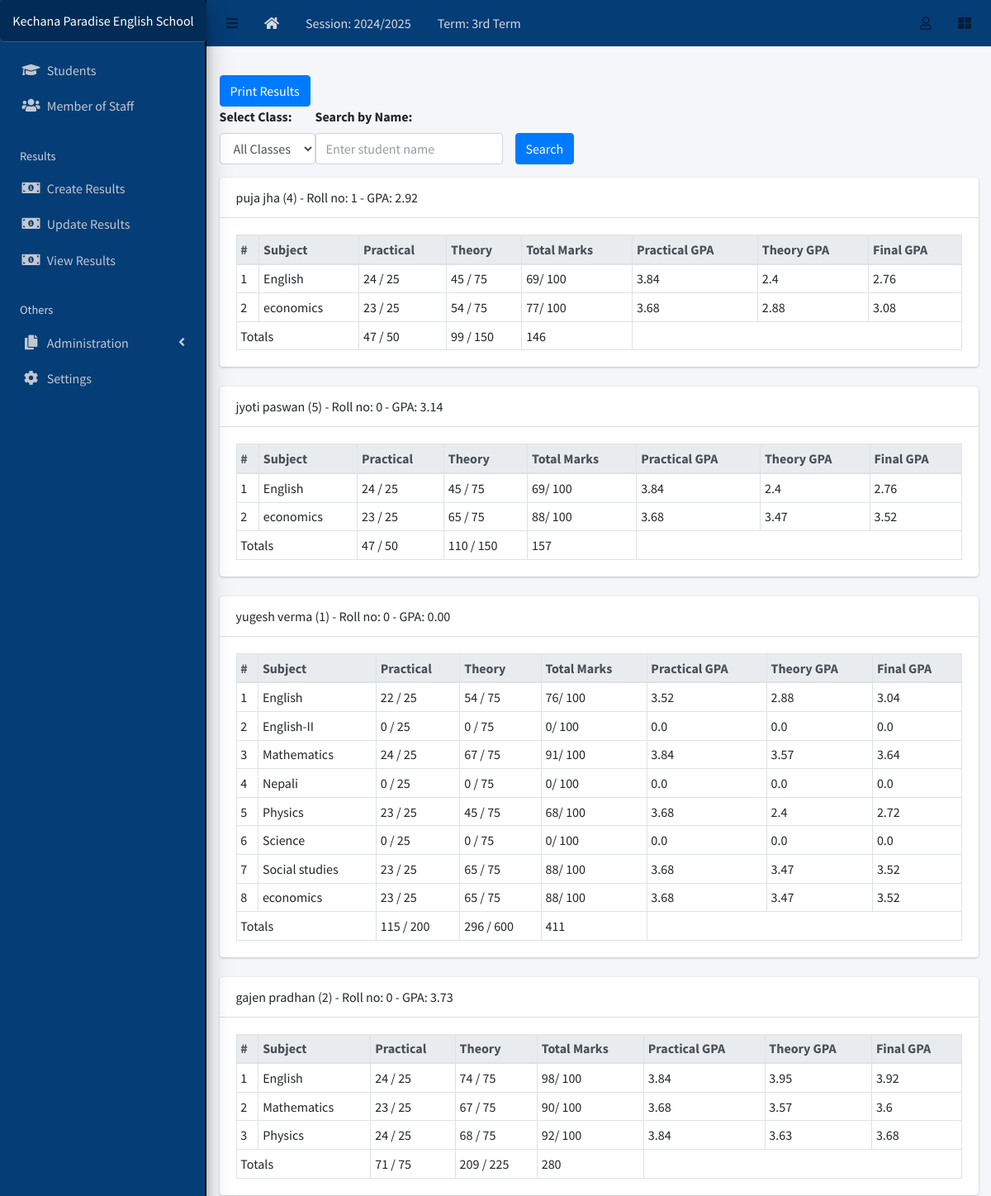
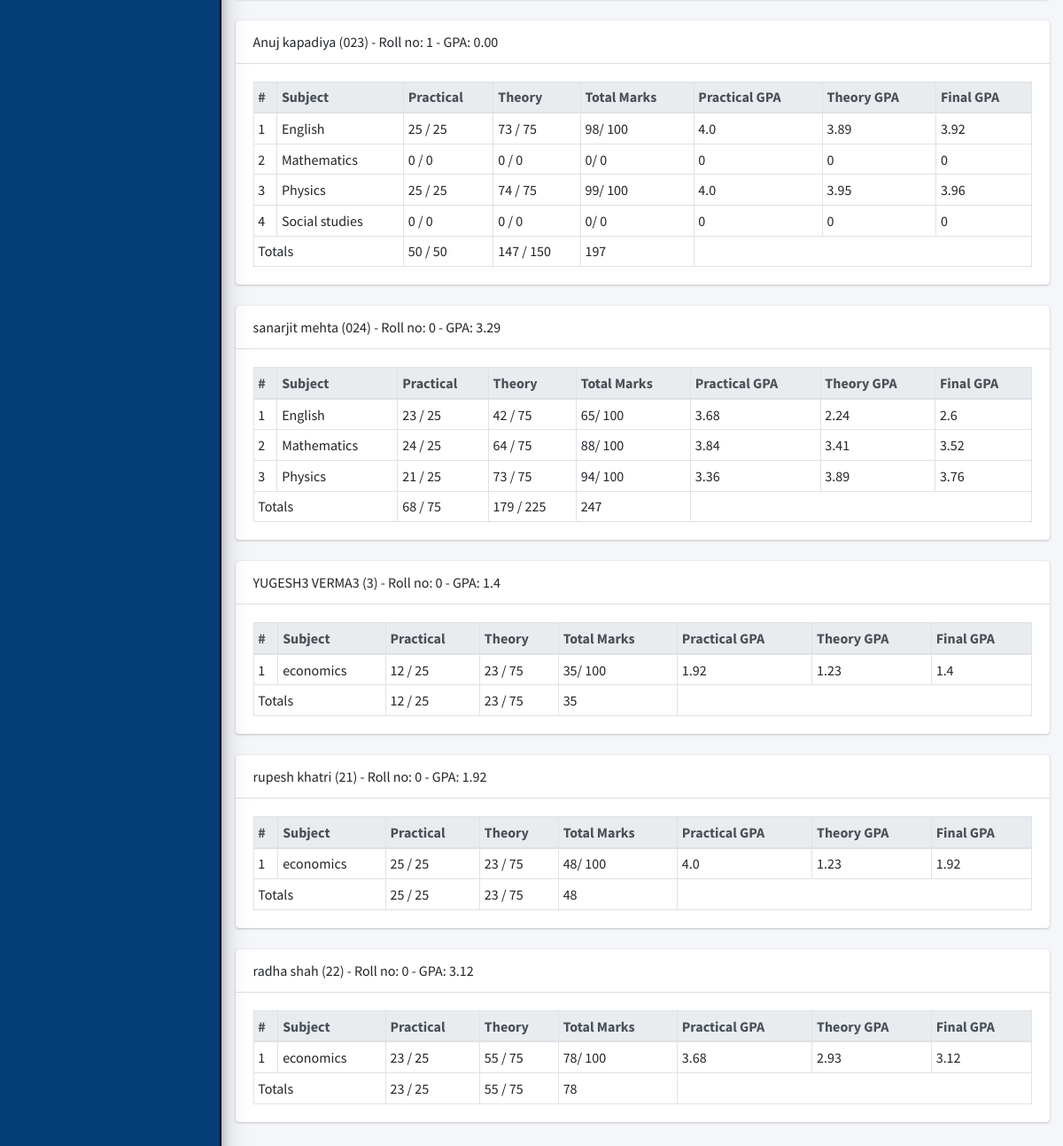
The app's page /result/view/all with its own data (2 pictures, top to bottom).
### apps/corecode/models.py (models this page shows, shortened)
class AcademicSession(models.Model):
    name = models.CharField(max_length=200, unique=True)
    current = models.BooleanField(default=True)
    class Meta:
        ordering = ["-name"]

class AcademicTerm(models.Model):
    name = models.CharField(max_length=20, unique=True)
    current = models.BooleanField(default=True)
    class Meta:
        ordering = ["name"]

class SiteConfig(models.Model):
    key = models.SlugField()
    value = models.CharField(max_length=200)

class Subject(models.Model):
    name = models.CharField(max_length=200, unique=True)
    class Meta:
        ordering = ["name"]

### apps/students/models.py (models this page shows, shortened)
class Student(models.Model):
    STATUS_CHOICES = [("active", "Active"), ("inactive", "Inactive")]
    GENDER_CHOICES = [("male", "Male"), ("female", "Female")]
    current_status = models.CharField(
        max_length=10, choices=STATUS_CHOICES, default="active"
    )
    registration_number = models.CharField(max_length=200, unique=True, blank=True)
    firstname = models.CharField(max_length=200)
    other_name = models.CharField(max_length=200, blank=True)
    surname = models.CharField(max_length=200)
    roll_no = models.IntegerField(blank=True, null=True, default=0)
    attendance = models.IntegerField(blank=True, null=True, default=0)
    gender = models.CharField(max_length=10, choices=GENDER_CHOICES, default="male")
    date_of_birth = models.DateField(default=timezone.now)
    current_class = models.ForeignKey(StudentClass,on_delete=models.SET_NULL,related_name='students',null=True, blank=True
    )
    date_of_admission = models.DateField(default=timezone.now)
    mobile_num_regex = RegexValidator(
        regex="^[0-9]{10,15}$", message="Entered mobile number isn't in a right format!"
    )
    parent_mobile_number = models.CharField(
        validators=[mobile_num_regex], max_length=13, blank=True
    )
    address = models.TextField(blank=True)
    others = models.TextField(blank=True)
    passport = models.ImageField(blank=True, upload_to="students/passports/")
    class Meta:
        ordering = ["firstname", "other_name", "surname"]
    def __str__(self):
        return f"{self.firstname} {self.other_name} {self.surname}  ({self.registration_number})"

### apps/result/views.py (the view)
# urls.py: path("view/all", ResultListView.as_view(), name="view-results"),
class ResultListView(View):
    def get(self, request, *args, **kwargs):
        search_query = request.GET.get("search", "")
        class_id = request.GET.get("class_id")  # Get class_id from query parameter
        results = Result.objects.select_related('student', 'subject', 'current_class')
        if class_id:
            try:
                results = results.filter(current_class_id=class_id)  # Ensure class_id is an integer
            except ValueError:
                results = results.none()  # Return no results for invalid class_id
        if search_query:
            results = results.filter(
                Q(student__surname__icontains=search_query) |
                Q(student__firstname__icontains=search_query) |
                Q(student__other_name__icontains=search_query)
            )  # Case-insensitive search
        all_classes = StudentClass.objects.all()
        student_results = {}
        for result in results:
            student_id = result.student.id
            if student_id not in student_results:
                student_results[student_id] = {
                    "student": result.student,
                    "subjects": [],
                    "total_obt_pract_score": 0,
                    "total_obt_theory_score": 0,
                    "total_full_pract_score": 0,
                    "total_full_theory_score": 0,
                    "is_absent": False,
                }
            pract_grade = calculate_grade(result.obt_pract_score, result.full_pract_score)
            theory_grade = calculate_grade(result.obt_theory_score, result.full_theory_score)
            if theory_grade == 0.00:
                student_results[student_id]["is_absent"] = True
            total_obtained_score = result.obt_pract_score + result.obt_theory_score
            total_full_score = result.full_pract_score + result.full_theory_score
            total_grade = calculate_grade(total_obtained_score, total_full_score)
            student_results[student_id]["subjects"].append({
                "subject": result.subject.name,
                "obt_pract_score": result.obt_pract_score,
                "obt_theory_score": result.obt_theory_score,
                "full_pract_score": result.full_pract_score,
                "full_theory_score": result.full_theory_score,
                "pract_grade": pract_grade,
                "theory_grade": theory_grade,
                "total_grade": total_grade,
            })
            student_results[student_id]["total_obt_pract_score"] += result.obt_pract_score
            student_results[student_id]["total_obt_theory_score"] += result.obt_theory_score
            student_results[student_id]["total_full_pract_score"] += result.full_pract_score
            student_results[student_id]["total_full_theory_score"] += result.full_theory_score
        for student_id, data in student_results.items():
            if data["is_absent"]:
                data["final_grade"] = "0.00"
            else:
                total_obtained = data["total_obt_pract_score"] + data["total_obt_theory_score"]
                total_full = data["total_full_pract_score"] + data["total_full_theory_score"]
                data["final_grade"] = calculate_grade(total_obtained, total_full)
        context = {
            "results": student_results,
            "all_classes": all_classes,
            "selected_class_id": int(class_id) if class_id else "",
            "search": search_query,  # Pass search query to template
        }
        return render(request, "result/all_results.html", context)

### apps/corecode/context_processors.py (called while the page is built)
def site_defaults(request):
    current_session = AcademicSession.objects.get(current=True)
    current_term = AcademicTerm.objects.get(current=True)
    vals = SiteConfig.objects.all()
    contexts = {
        "current_session": current_session.name,
        "current_term": current_term.name,
    }
    for val in vals:
        contexts[val.key] = val.value
    return contexts

### apps/result/views.py (called while the page is built)
def calculate_grade(obtained, full):
    if full > 0:
        return round((obtained * 4) / full, 2)  # Formula: (Obtained * 4) / Full
    return 0  # Avoid division by zero

### apps/result/templates/result/all_results.html (shortened to what this page needs)
{% extends 'base.html' %}
{% block fullcard %}
<button class="btn btn-primary" onclick="window.location.href='{% url 'print_results' %}?class_id={{ selected_class_id }}&search={{ search }}'">
  Print Results
</button>
<div class="d-flex">
  <div class="mb-3">
    <form method="get" action="">
      <label for="classSelect">Select Class:</label>
      <select id="classSelect" name="class_id" class="form-control" onchange="this.form.submit()">
        <option value="">All Classes</option>
      </select>
    </form>
  </div>
  <div class="mb-3 ">
    <form method="get" action="{% url 'view-results' %}">
      <label for="search">Search by Name:</label>
      <div class="row gx-2 align-items-center">
        <div class="col">
          <input
            type="text"
            id="search"
            name="search"
            class="form-control"
            value="{{ request.GET.search }}"
            placeholder="Enter student name"
          />
        </div>
        <div class="col-auto">
          <button type="submit" class="btn btn-primary">Search</button>
        </div>
      </div>
    </form>
  </div>
</div>
<div id="table">
  {% for key, result in results.items %}
    <div class="card mb-4">
      <div class="card-header">
        {{ result.student }} - Roll no: {{result.student.roll_no}} - GPA: {{ result.final_grade }}
      </div>
      <div class="card-body">
        <table class="table table-bordered table-sm">
          <thead class="thead-light">
            <tr>
              <th>#</th>
              <th>Subject</th>
              <th>Practical</th>
              <th>Theory</th>
              <th>Total Marks</th>
              <th>Practical GPA</th>
              <th>Theory GPA</th>
              <th>Final GPA</th>
            </tr>
          </thead>
          <tbody>
            {% for subject in result.subjects %}
              <tr>
                <td>{{ forloop.counter }}</td>
                <td>{{ subject.subject }}</td>
                <td>{{ subject.obt_pract_score }} / {{ subject.full_pract_score }}</td>
                <td>{{ subject.obt_theory_score }} / {{ subject.full_theory_score }}</td>
                <td>{{ subject.obt_pract_score|add:subject.obt_theory_score }}/ {{ subject.full_pract_score|add:subject.full_theory_score }}</td>
                <td>{{ subject.pract_grade }}</td>
                <td>{{ subject.theory_grade }}</td>
                <td>{{ subject.total_grade }}</td>
              </tr>
            {% endfor %}
          </tbody>
          <tfoot>
            <tr>
              <td colspan="2">Totals</td>
              <td>{{ result.total_obt_pract_score }} / {{ result.total_full_pract_score }}</td>
              <td>{{ result.total_obt_theory_score }} / {{ result.total_full_theory_score }}</td>
              <td>{{ result.total_obt_pract_score|add:result.total_obt_theory_score }}</td>
              <td colspan="3"></td>
            </tr>
          </tfoot>
        </table>
      </div>
    </div>
  {% endfor %}
</div>
{% endblock %}

### templates/base.html (shortened to what this page needs)
{% load static %}
<!DOCTYPE html>
<html lang="en">
<head>
  <link rel="stylesheet" href="{% static 'plugins/fontawesome-free/css/all.min.css' %}">
  <link rel="stylesheet" href="{% static 'plugins/toastr/toastr.min.css' %}">
  <link rel="stylesheet"
    href="{% static 'plugins/overlayScrollbars/css/OverlayScrollbars.min.css' %}">
  <link rel="stylesheet" href="{% static 'plugins/Datatables/datatables.min.css' %}" />
  <link rel="stylesheet" href="{% static 'dist/css/adminlte.min.css' %}">
<link rel="stylesheet" href="https://cdn.datatables.net/buttons/2.2.3/css/buttons.dataTables.min.css" />
</head>
<body
  class="hold-transition sidebar-mini layout-fixed layout-navbar-fixed layout-footer-fixed">
  <div class="wrapper">
    <nav class="main-header navbar navbar-expand navbar-white navbar-light">
      <ul class="navbar-nav">
        <li class="nav-item">
          <a class="nav-link" data-widget="pushmenu" href="#" role="button"><i
              class="fas fa-bars"></i></a>
        </li>
        <li class="nav-item d-none d-sm-inline-block">
          <a href="{% url 'home' %} " class="nav-link" style="color: rgb(218, 216, 222);"><i class="fa fa-home"></i></a>
        </li>
        <li class="nav-item d-none d-sm-inline-block">
          <a href="{% url 'current-session' %}" class="nav-link" style="color: rgb(218, 216, 222);">Session: {{ current_session }}</a>
        </li>
        <li class="nav-item d-none d-sm-inline-block">
          <a href="{% url 'current-session' %}" class="nav-link" style="color: rgb(218, 216, 222);">Term: {{ current_term }}</a>
        </li>
      </ul>
      <ul class="navbar-nav ml-auto" style="color: rgb(218, 216, 222);">
        <li class="nav-item dropdown">
          <a class="nav-link" data-toggle="dropdown" href="#">
            <i class="far fa-user"></i>
          </a>
        </li>
        <li class="nav-item">
          <a class="nav-link" data-widget="control-sidebar" data-slide="true"
            href="#" role="button"><i class="fas fa-th-large"></i></a>
        </li>
      </ul>
    </nav>
    <aside class="main-sidebar sidebar-dark-primary elevation-4" >
      <a href="{% url 'home' %}" class="brand-link" style="background-color:rgb(2, 44, 85); color: white; padding: 13px; text-align: center; border-radius: 5px; font-size: 16px;">
        {{ school_name | default:"MySchool" }}
      </a>
      <div class="sidebar">
        <nav class="mt-2">
          <ul class="nav nav-pills nav-sidebar flex-column"
            data-widget="treeview" role="menu" data-accordion="false">
            <li class="nav-item">
              <a href="{% url 'student-list' %}" class="nav-link">
                <i class="nav-icon fas fa-graduation-cap"></i>
                <p>
                  Students
                </p>
              </a>
            </li>
            <li class="nav-item">
              <a href="{% url 'staff-list' %}" class="nav-link">
                <i class="nav-icon fas fa-users"></i>
                <p>
                  Member of Staff
                </p>
              </a>
            </li>
            <li class="nav-header">Results</li>
            <li class="nav-item">
              <a href="{% url 'create-result' %}" class="nav-link">
                <i class="nav-icon fas fa-money-bill-alt"></i>
                <p>
                  Create Results
                </p>
              </a>
            </li>
            <li class="nav-item">
              <a href="{% url 'edit-results' %}" class="nav-link">
                <i class="nav-icon fas fa-money-bill-alt"></i>
                <p>
                  Update Results
                </p>
              </a>
            </li>
            <li class="nav-item">
              <a href="{% url 'view-results' %}" class="nav-link">
                <i class="nav-icon fas fa-money-bill-alt"></i>
                <p>
                  View Results
                </p>
              </a>
            </li>
            <li class="nav-header">Others</li>
            <li class="nav-item has-treeview">
              <a href="#" class="nav-link">
                <i class="nav-icon fas fa-copy"></i>
                <p>
                  Administration
                  <i class="fas fa-angle-left right"></i>
                </p>
              </a>
            </li>
            <li class="nav-item">
              <a href="{% url 'configs' %}" class="nav-link">
                <i class="nav-icon fas fa-cog"></i>
                <p>
                  Settings
                </p>
              </a>
            </li>
          </ul>
        </nav>
      </div>
    </aside>
    <div class="content-wrapper">
      <section class="content-header">
      </section>
      <section class="content">
        <div class="container-fluid">
          <div class="row">
            <div class="col-md-12">
              {% block fullcard %}{% endblock fullcard %}
            </div>
          </div>
        </div>
      </section>
    </div>
  </div>
</body>
</html>

### templates/base.html (style rules this page uses)
.main-sidebar { background-color:rgb(5, 61, 118); border-right: 2px solid black; }
.main-header { background-color:rgb(5, 61, 118); color: rgb(218, 216, 222); }

### records on screen
AcademicSession: name "2024/2025"
AcademicTerm: name "3rd Term"
SiteConfig: value "Kechana Paradise English School"
Student: student "puja jha (4)", student.roll_no "1", final_grade "2.92", obt_pract_score "24" "23", full_pract_score "25" "25", obt_theory_score "45" "54", full_theory_score "75" "75", obt_pract_score|add "69" "77", full_pract_score|add "100" "100", pract_grade "3.84" "3.68", theory_grade "2.4" "2.88", total_grade "2.76" "3.08", total_obt_pract_score "47", total_full_pract_score "50", total_obt_theory_score "99", total_full_theory_score "150", total_obt_pract_score|add "146"
Subject: subject "English" "English" "English" "English" "English" "English"
Subject: subject "economics" "economics" "economics" "economics" "economics" "economics"
Student: student "jyoti paswan (5)", student.roll_no "0", final_grade "3.14", obt_pract_score "24" "23", full_pract_score "25" "25", obt_theory_score "45" "65", full_theory_score "75" "75", obt_pract_score|add "69" "88", full_pract_score|add "100" "100", pract_grade "3.84" "3.68", theory_grade "2.4" "3.47", total_grade "2.76" "3.52", total_obt_pract_score "47", total_full_pract_score "50", total_obt_theory_score "110", total_full_theory_score "150", total_obt_pract_score|add "157"
Student: student "yugesh verma (1)", student.roll_no "0", final_grade "0.00", obt_pract_score "22" "0" "24" "0" "23" "0" "23" "23", full_pract_score "25" "25" "25" "25" "25" "25" "25" "25", obt_theory_score "54" "0" "67" "0" "45" "0" "65" "65", full_theory_score "75" "75" "75" "75" "75" "75" "75" "75", obt_pract_score|add "76" "0" "91" "0" "68" "0" "88" "88", full_pract_score|add "100" "100" "100" "100" "100" "100" "100" "100", pract_grade "3.52" "0.0" "3.84" "0.0" "3.68" "0.0" "3.68" "3.68", theory_grade "2.88" "0.0" "3.57" "0.0" "2.4" "0.0" "3.47" "3.47", total_grade "3.04" "0.0" "3.64" "0.0" "2.72" "0.0" "3.52" "3.52", total_obt_pract_score "115", total_full_pract_score "200", total_obt_theory_score "296", total_full_theory_score "600", total_obt_pract_score|add "411"
Subject: subject "English-II"
Subject: subject "Mathematics" "Mathematics" "Mathematics" "Mathematics"
Subject: subject "Nepali"
Subject: subject "Physics" "Physics" "Physics" "Physics"
Subject: subject "Science"
Subject: subject "Social studies" "Social studies"
Student: student "gajen pradhan (2)", student.roll_no "0", final_grade "3.73", obt_pract_score "24" "23" "24", full_pract_score "25" "25" "25", obt_theory_score "74" "67" "68", full_theory_score "75" "75" "75", obt_pract_score|add "98" "90" "92", full_pract_score|add "100" "100" "100", pract_grade "3.84" "3.68" "3.84", theory_grade "3.95" "3.57" "3.63", total_grade "3.92" "3.6" "3.68", total_obt_pract_score "71", total_full_pract_score "75", total_obt_theory_score "209", total_full_theory_score "225", total_obt_pract_score|add "280"
Student: student "Anuj kapadiya (023)", student.roll_no "1", final_grade "0.00", obt_pract_score "25" "0" "25" "0", full_pract_score "25" "0" "25" "0", obt_theory_score "73" "0" "74" "0", full_theory_score "75" "0" "75" "0", obt_pract_score|add "98" "0" "99" "0", full_pract_score|add "100" "0" "100" "0", pract_grade "4.0" "0" "4.0" "0", theory_grade "3.89" "0" "3.95" "0", total_grade "3.92" "0" "3.96" "0", total_obt_pract_score "50", total_full_pract_score "50", total_obt_theory_score "147", total_full_theory_score "150", total_obt_pract_score|add "197"
Student: student "sanarjit mehta (024)", student.roll_no "0", final_grade "3.29", obt_pract_score "23" "24" "21", full_pract_score "25" "25" "25", obt_theory_score "42" "64" "73", full_theory_score "75" "75" "75", obt_pract_score|add "65" "88" "94", full_pract_score|add "100" "100" "100", pract_grade "3.68" "3.84" "3.36", theory_grade "2.24" "3.41" "3.89", total_grade "2.6" "3.52" "3.76", total_obt_pract_score "68", total_full_pract_score "75", total_obt_theory_score "179", total_full_theory_score "225", total_obt_pract_score|add "247"
Student: student "YUGESH3 VERMA3 (3)", student.roll_no "0", final_grade "1.4", obt_pract_score "12", full_pract_score "25", obt_theory_score "23", full_theory_score "75", obt_pract_score|add "35", full_pract_score|add "100", pract_grade "1.92", theory_grade "1.23", total_grade "1.4", total_obt_pract_score "12", total_full_pract_score "25", total_obt_theory_score "23", total_full_theory_score "75", total_obt_pract_score|add "35"
Student: student "rupesh khatri (21)", student.roll_no "0", final_grade "1.92", obt_pract_score "25", full_pract_score "25", obt_theory_score "23", full_theory_score "75", obt_pract_score|add "48", full_pract_score|add "100", pract_grade "4.0", theory_grade "1.23", total_grade "1.92", total_obt_pract_score "25", total_full_pract_score "25", total_obt_theory_score "23", total_full_theory_score "75", total_obt_pract_score|add "48"
Student: student "radha shah (22)", student.roll_no "0", final_grade "3.12", obt_pract_score "23", full_pract_score "25", obt_theory_score "55", full_theory_score "75", obt_pract_score|add "78", full_pract_score|add "100", pract_grade "3.68", theory_grade "2.93", total_grade "3.12", total_obt_pract_score "23", total_full_pract_score "25", total_obt_theory_score "55", total_full_theory_score "75", total_obt_pract_score|add "78"
